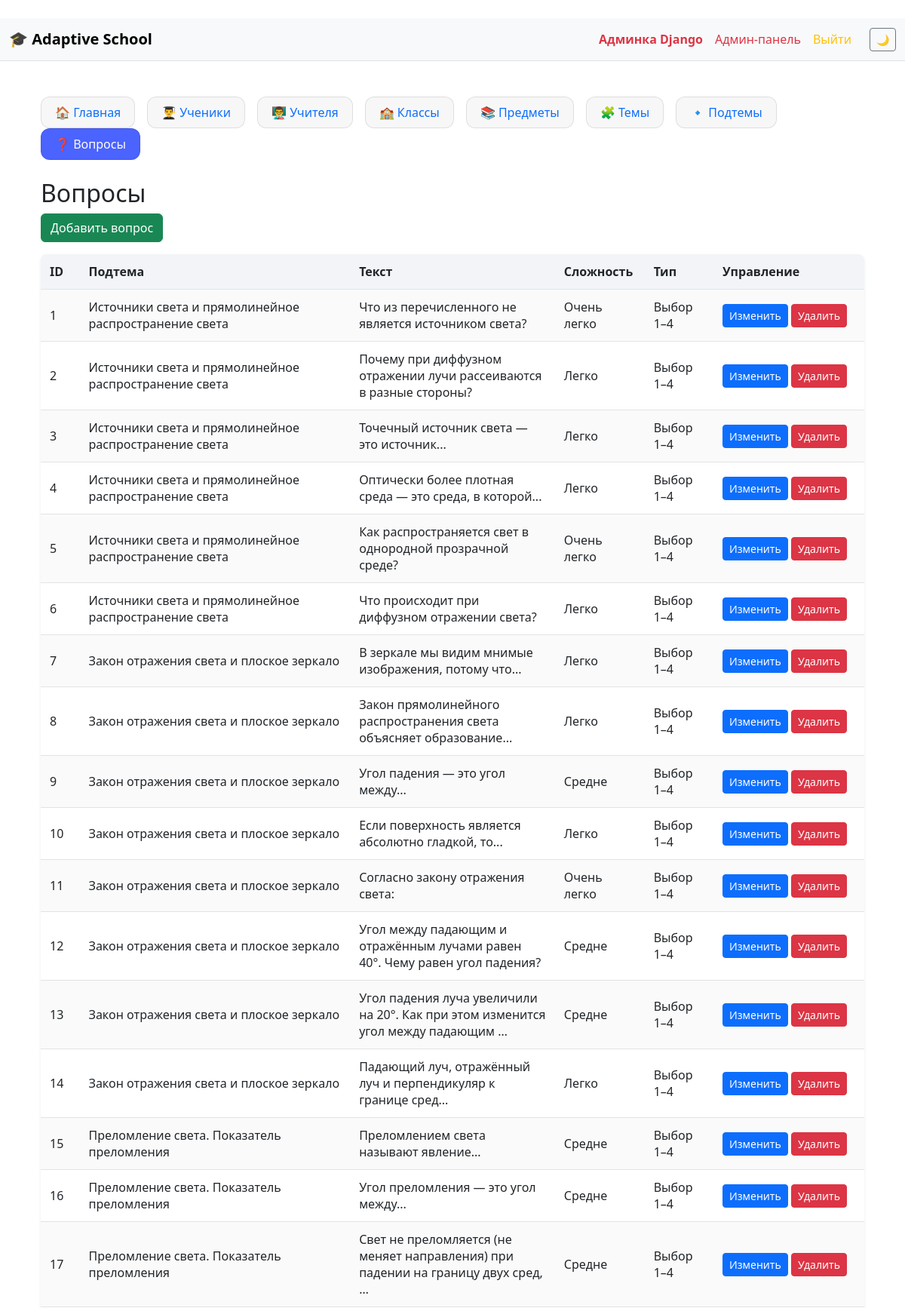
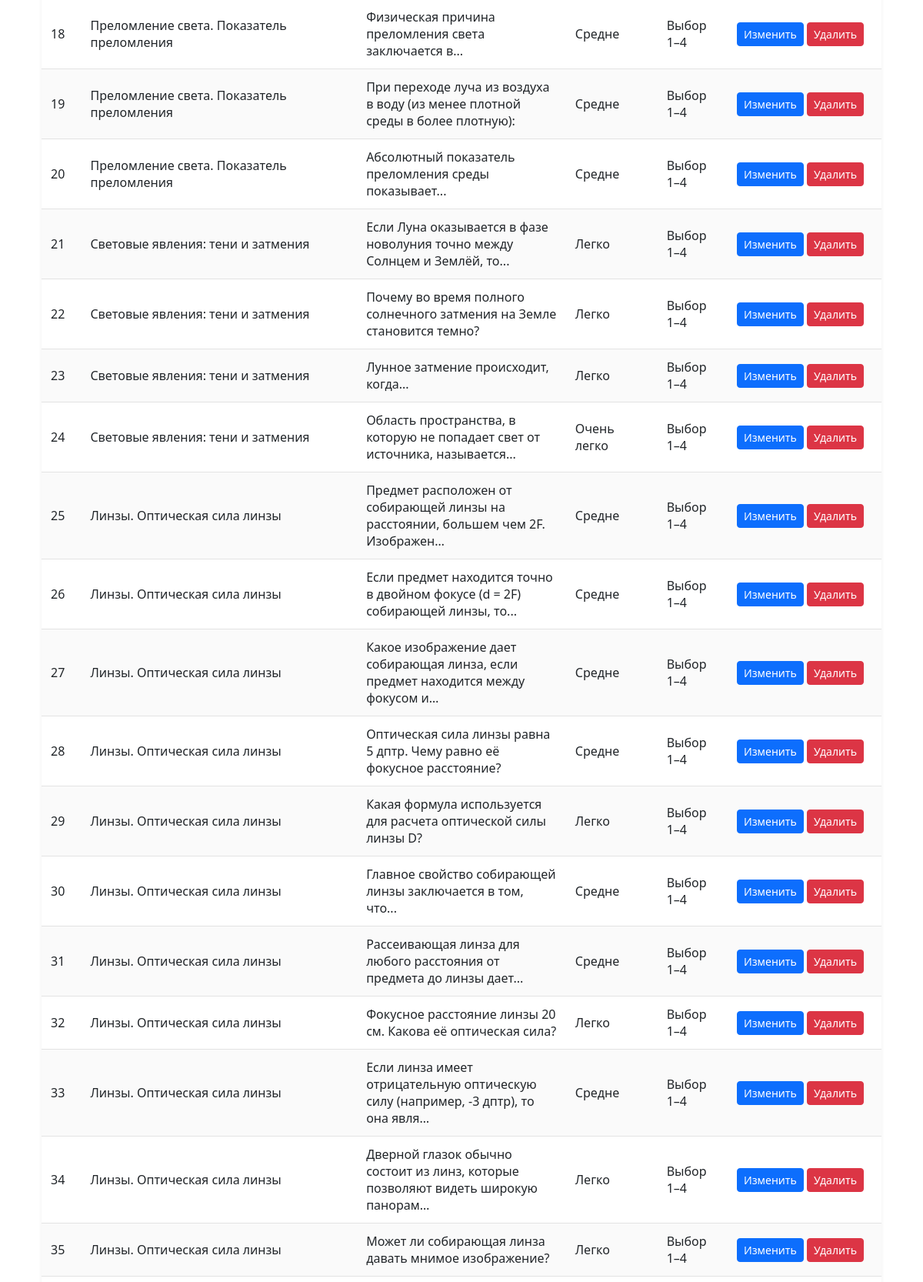
The page /admin-panel/questions/ (signed in, upper part) on the database its author committed (2 pictures, top to bottom).
### school/models.py (models this page shows, shortened)
class Question(models.Model):
    DIFFICULTY_CHOICES = [
        ('very_easy', 'Очень легко'),
        ('easy', 'Легко'),
        ('medium', 'Средне'),
        ('hard', 'Сложно'),
        ('very_hard', 'Очень сложно'),
    ]
    subtopic = models.ForeignKey(SubTopic, on_delete=models.CASCADE, related_name="questions", null=True)
    text = models.TextField()
    difficulty = models.CharField(max_length=20, choices=DIFFICULTY_CHOICES)
    is_open = models.BooleanField(default=False)
    option_1 = models.CharField(max_length=255, blank=True)
    option_2 = models.CharField(max_length=255, blank=True)
    option_3 = models.CharField(max_length=255, blank=True)
    option_4 = models.CharField(max_length=255, blank=True)
    correct_answer = models.CharField(max_length=255)
    class Meta:
        verbose_name = "Вопрос"
        verbose_name_plural = "Вопросы"

class SubTopic(models.Model):
    name = models.CharField(max_length=100)
    class Meta:
        verbose_name = "Подтема"
        verbose_name_plural = "Подтемы"

### administrator/views.py (the view)
# urls.py: path("questions/", views.question_list, name="admin_questions"),
@superuser_required
def question_list(request):
    questions = Question.objects.select_related("subtopic").all()
    return render(request, "adminpanel/question_list.html", {
        "section": "questions",
        "questions": questions,
    })

### administrator/views.py (called while the page is built)
def superuser_required(view):
    return user_passes_test(lambda u: u.is_superuser, login_url="/")(view)

### templates/adminpanel/question_list.html
﻿{% extends "adminpanel/base_admin.html" %}
{% block admin_content %}
<h2>Вопросы</h2>
<a href="{% url 'admin_add_question' %}" class="btn btn-success mb-3">Добавить вопрос</a>
<table class="custom-table table-striped shadow-sm">
  <thead>
    <tr>
      <th>ID</th>
      <th>Подтема</th>
      <th>Текст</th>
      <th>Сложность</th>
      <th>Тип</th>
      <th width="200px">Управление</th>
    </tr>
  </thead>
  <tbody>
    {% for q in questions %}
    <tr>
      <td>{{ q.id }}</td>
      <td>{{ q.subtopic.name }}</td>
      <td style="max-width: 350px">{{ q.text|truncatechars:80 }}</td>
      <td>{{ q.get_difficulty_display }}</td>
      <td>{% if q.is_open %}Развернутый{% else %}Выбор 1–4{% endif %}</td>
      <td>
        <a href="{% url 'admin_edit_question' q.id %}" class="btn btn-sm btn-primary">Изменить</a>
        <a href="{% url 'admin_delete_question' q.id %}" class="btn btn-sm btn-danger">Удалить</a>
      </td>
    </tr>
    {% endfor %}
  </tbody>
</table>
{% endblock %}

### templates/base.html (style rules this page uses)
body { min-height: 100vh; display: flex; flex-direction: column; }
.custom-table { width: 100%; border-collapse: collapse; border-radius: 8px; overflow: hidden; font-size: 16px; }
.custom-table thead tr { background: #f2f4f7; }
.custom-table thead th { padding: 12px; font-weight: 600; border-bottom: 1px solid #e1e5eb; }
.custom-table tbody tr:nth-child(odd) { background: #fafafa; }
.custom-table td { padding: 12px; border-bottom: 1px solid #e3e3e3; }

### rows shown on the page
Question: id "1", subtopic.name "Источники света и прямолинейное распространение света", text "Что из перечисленного не является источником света?", difficulty "Очень легко", is_open "Выбор 1–4"
Question: id "2", subtopic.name "Источники света и прямолинейное распространение света", text "Почему при диффузном отражении лучи рассеиваются в разные стороны?", difficulty "Легко", is_open "Выбор 1–4"
Question: id "3", subtopic.name "Источники света и прямолинейное распространение света", text "Точечный источник света — это источник...", difficulty "Легко", is_open "Выбор 1–4"
Question: id "4", subtopic.name "Источники света и прямолинейное распространение света", text "Оптически более плотная среда — это среда, в которой...", difficulty "Легко", is_open "Выбор 1–4"
Question: id "5", subtopic.name "Источники света и прямолинейное распространение света", text "Как распространяется свет в однородной прозрачной среде?", difficulty "Очень легко", is_open "Выбор 1–4"
Question: id "6", subtopic.name "Источники света и прямолинейное распространение света", text "Что происходит при диффузном отражении света?", difficulty "Легко", is_open "Выбор 1–4"
Question: id "7", subtopic.name "Закон отражения света и плоское зеркало", text "В зеркале мы видим мнимые изображения, потому что...", difficulty "Легко", is_open "Выбор 1–4"
Question: id "8", subtopic.name "Закон отражения света и плоское зеркало", text "Закон прямолинейного распространения света объясняет образование...", difficulty "Легко", is_open "Выбор 1–4"
Question: id "9", subtopic.name "Закон отражения света и плоское зеркало", text "Угол падения — это угол между...", difficulty "Средне", is_open "Выбор 1–4"
Question: id "10", subtopic.name "Закон отражения света и плоское зеркало", text "Если поверхность является абсолютно гладкой, то...", difficulty "Легко", is_open "Выбор 1–4"
Question: id "11", subtopic.name "Закон отражения света и плоское зеркало", text "Согласно закону отражения света:", difficulty "Очень легко", is_open "Выбор 1–4"
Question: id "12", subtopic.name "Закон отражения света и плоское зеркало", text "Угол между падающим и отражённым лучами равен 40°. Чему равен угол падения?", difficulty "Средне", is_open "Выбор 1–4"
Question: id "13", subtopic.name "Закон отражения света и плоское зеркало", text "Угол падения луча увеличили на 20°. Как при этом изменится угол между падающим …", difficulty "Средне", is_open "Выбор 1–4"
Question: id "14", subtopic.name "Закон отражения света и плоское зеркало", text "Падающий луч, отражённый луч и перпендикуляр к границе сред...", difficulty "Легко", is_open "Выбор 1–4"
Question: id "15", subtopic.name "Преломление света. Показатель преломления", text "Преломлением света называют явление...", difficulty "Средне", is_open "Выбор 1–4"
Question: id "16", subtopic.name "Преломление света. Показатель преломления", text "Угол преломления — это угол между...", difficulty "Средне", is_open "Выбор 1–4"
Question: id "17", subtopic.name "Преломление света. Показатель преломления", text "Свет не преломляется (не меняет направления) при падении на границу двух сред, …", difficulty "Средне", is_open "Выбор 1–4"
Question: id "18", subtopic.name "Преломление света. Показатель преломления", text "Физическая причина преломления света заключается в...", difficulty "Средне", is_open "Выбор 1–4"
Question: id "19", subtopic.name "Преломление света. Показатель преломления", text "При переходе луча из воздуха в воду (из менее плотной среды в более плотную):", difficulty "Средне", is_open "Выбор 1–4"
Question: id "20", subtopic.name "Преломление света. Показатель преломления", text "Абсолютный показатель преломления среды показывает...", difficulty "Средне", is_open "Выбор 1–4"
Question: id "21", subtopic.name "Световые явления: тени и затмения", text "Если Луна оказывается в фазе новолуния точно между Солнцем и Землёй, то...", difficulty "Легко", is_open "Выбор 1–4"
Question: id "22", subtopic.name "Световые явления: тени и затмения", text "Почему во время полного солнечного затмения на Земле становится темно?", difficulty "Легко", is_open "Выбор 1–4"
Question: id "23", subtopic.name "Световые явления: тени и затмения", text "Лунное затмение происходит, когда...", difficulty "Легко", is_open "Выбор 1–4"
Question: id "24", subtopic.name "Световые явления: тени и затмения", text "Область пространства, в которую не попадает свет от источника, называется...", difficulty "Очень легко", is_open "Выбор 1–4"
Question: id "25", subtopic.name "Линзы. Оптическая сила линзы", text "Предмет расположен от собирающей линзы на расстоянии, большем чем 2F. Изображен…", difficulty "Средне", is_open "Выбор 1–4"
Question: id "26", subtopic.name "Линзы. Оптическая сила линзы", text "Если предмет находится точно в двойном фокусе (d = 2F) собирающей линзы, то...", difficulty "Средне", is_open "Выбор 1–4"
Question: id "27", subtopic.name "Линзы. Оптическая сила линзы", text "Какое изображение дает собирающая линза, если предмет находится между фокусом и…", difficulty "Средне", is_open "Выбор 1–4"
Question: id "28", subtopic.name "Линзы. Оптическая сила линзы", text "Оптическая сила линзы равна 5 дптр. Чему равно её фокусное расстояние?", difficulty "Средне", is_open "Выбор 1–4"
Question: id "29", subtopic.name "Линзы. Оптическая сила линзы", text "Какая формула используется для расчета оптической силы линзы D?", difficulty "Легко", is_open "Выбор 1–4"
Question: id "30", subtopic.name "Линзы. Оптическая сила линзы", text "Главное свойство собирающей линзы заключается в том, что...", difficulty "Средне", is_open "Выбор 1–4"
Question: id "31", subtopic.name "Линзы. Оптическая сила линзы", text "Рассеивающая линза для любого расстояния от предмета до линзы дает...", difficulty "Средне", is_open "Выбор 1–4"
Question: id "32", subtopic.name "Линзы. Оптическая сила линзы", text "Фокусное расстояние линзы 20 см. Какова её оптическая сила?", difficulty "Легко", is_open "Выбор 1–4"
Question: id "33", subtopic.name "Линзы. Оптическая сила линзы", text "Если линза имеет отрицательную оптическую силу (например, -3 дптр), то она явля…", difficulty "Средне", is_open "Выбор 1–4"
Question: id "34", subtopic.name "Линзы. Оптическая сила линзы", text "Дверной глазок обычно состоит из линз, которые позволяют видеть широкую панорам…", difficulty "Легко", is_open "Выбор 1–4"
Question: id "35", subtopic.name "Линзы. Оптическая сила линзы", text "Может ли собирающая линза давать мнимое изображение?", difficulty "Легко", is_open "Выбор 1–4"
